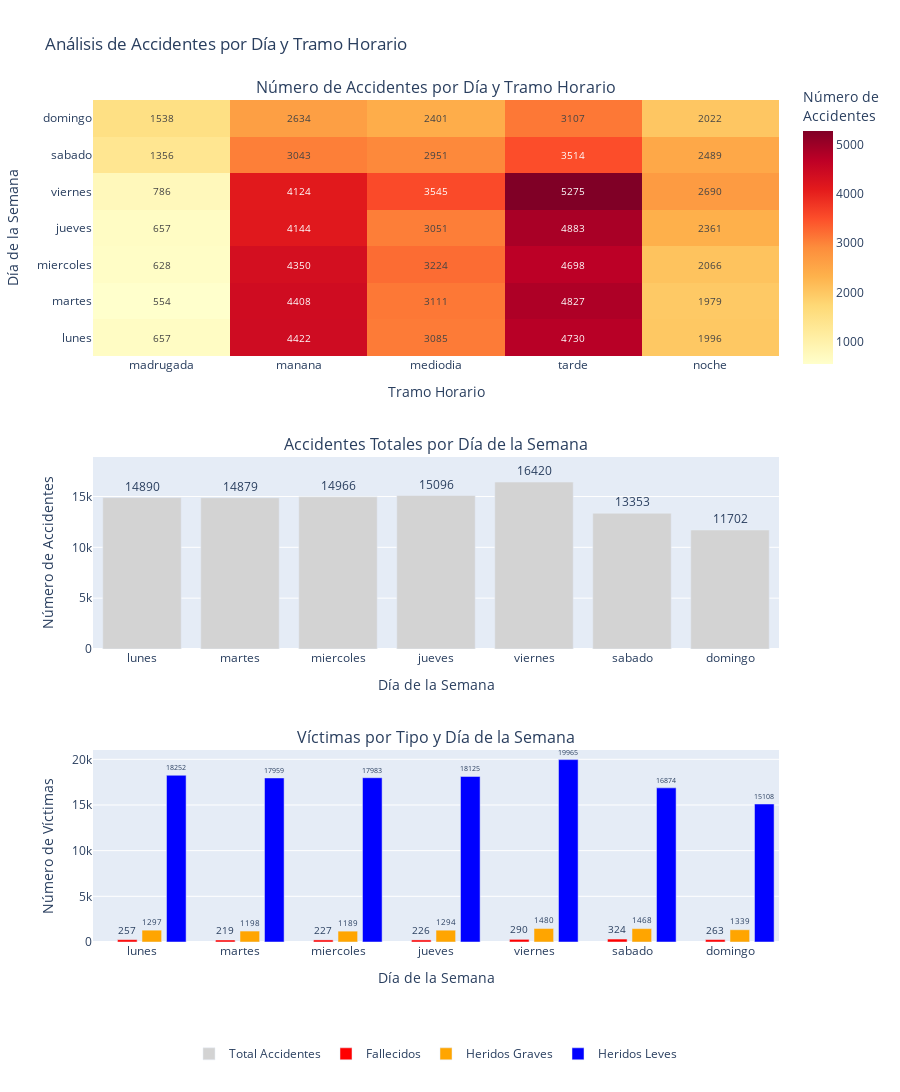

Write notebook code for a chart like this one.
### Markdown cell above
#### Análisis por Día de la Semana y Tramo Horario

Analizaremos los patrones de accidentalidad según el día de la semana y el momento del día para identificar períodos de mayor riesgo.

### Code cell
# Preparar datos
orden_dias = ['lunes', 'martes', 'miercoles', 'jueves', 'viernes', 'sabado', 'domingo']
orden_tramos = ['madrugada', 'manana', 'mediodia', 'tarde', 'noche']

# Agregación por día y tramo
temporal = df.groupby(['dia_semana_label', 'tramo_horario_label']).agg({
    'muertos_30d': 'sum',
    'heridos_graves_30d': 'sum',
    'heridos_leves_30d': 'sum',
    'victimas_30d': 'count'  
}).reset_index()

# Crear pivot tables para los heatmaps
pivot_accidentes = pd.pivot_table(
    temporal,
    values='victimas_30d',
    index='dia_semana_label',
    columns='tramo_horario_label',
    aggfunc='sum'
).reindex(orden_dias)[orden_tramos]

# Crear figura con subplots
fig = make_subplots(
    rows=3, cols=1,
    subplot_titles=('Número de Accidentes por Día y Tramo Horario',
                   'Accidentes Totales por Día de la Semana',
                   'Víctimas por Tipo y Día de la Semana'),
    vertical_spacing=0.12,
    row_heights=[0.4, 0.3, 0.3]
)

# 1. Heatmap de accidentes
fig.add_trace(
    go.Heatmap(
        z=pivot_accidentes.values,
        x=orden_tramos,
        y=orden_dias,
        colorscale='YlOrRd',
        text=pivot_accidentes.values.round(0),
        texttemplate="%{text}",
        textfont={"size": 10},
        colorbar=dict(
            title="Número de<br>Accidentes",
            y=0.85,
            len=0.35
        )
    ),
    row=1, col=1
)

# 2. Gráfico de barras para accidentes totales por día
accidentes_por_dia = temporal.groupby('dia_semana_label')['victimas_30d'].sum().reindex(orden_dias)
fig.add_trace(
    go.Bar(
        x=orden_dias,
        y=accidentes_por_dia,
        name='Total Accidentes',
        marker_color='lightgrey',
        text=accidentes_por_dia.round(0),
        textposition='outside',
        textfont=dict(size=12)
    ),
    row=2, col=1
)

# 3. Gráfico de barras para víctimas 
daily_totals = temporal.groupby('dia_semana_label').agg({
    'muertos_30d': 'sum',
    'heridos_graves_30d': 'sum',
    'heridos_leves_30d': 'sum'
}).reindex(orden_dias)

for col, nombre, color, pos in zip(
    ['muertos_30d', 'heridos_graves_30d', 'heridos_leves_30d'],
    ['Fallecidos', 'Heridos Graves', 'Heridos Leves'],
    ['red', 'orange', 'blue'],
    [-0.25, 0, 0.25]
):
    fig.add_trace(
        go.Bar(
            x=orden_dias,
            y=daily_totals[col],
            name=nombre,
            marker_color=color,
            width=0.2,
            offset=pos,
            text=daily_totals[col].round(0),
            textposition='outside',
            textfont=dict(size=10)
        ),
        row=3, col=1
    )

# Actualizar layout
fig.update_layout(
    height=1200,
    showlegend=True,
    title_text='Análisis de Accidentes por Día y Tramo Horario',
    legend=dict(
        orientation="h",
        yanchor="bottom",
        y=-0.15,
        xanchor="center",
        x=0.5
    )
)

# Actualizar títulos de ejes y rangos
fig.update_xaxes(title_text='Tramo Horario', row=1, col=1)
fig.update_yaxes(title_text='Día de la Semana', row=1, col=1)

fig.update_xaxes(title_text='Día de la Semana', row=2, col=1)
fig.update_yaxes(title_text='Número de Accidentes', 
                 row=2, col=1,
                 range=[0, accidentes_por_dia.max() * 1.15])  

fig.update_xaxes(title_text='Día de la Semana', row=3, col=1)
fig.update_yaxes(title_text='Número de Víctimas', row=3, col=1)

# Ajustar márgenes
fig.update_layout(margin=dict(t=100, b=150))

# Mostrar la figura
fig.show()

# Mostrar estadísticas por día de la semana
print("\nEstadísticas por día de la semana:")
stats_display = daily_totals.copy()
stats_display['total_accidentes'] = accidentes_por_dia
stats_display = stats_display[['total_accidentes', 'muertos_30d', 'heridos_graves_30d', 'heridos_leves_30d']]
stats_display.columns = ['Total Accidentes', 'Fallecidos', 'Heridos Graves', 'Heridos Leves']
display(stats_display)

# Identificar períodos más críticos
print("\nPeríodos más críticos (Top 10 combinaciones día-tramo):")
top_periodos = temporal.sort_values('victimas_30d', ascending=False).head(10)[
    ['dia_semana_label', 'tramo_horario_label', 'victimas_30d', 
     'muertos_30d', 'heridos_graves_30d', 'heridos_leves_30d']
]
top_periodos.columns = ['Día', 'Tramo', 'Total Accidentes', 'Fallecidos', 'Heridos Graves', 'Heridos Leves']
display(top_periodos.round(2))

### Figure 1 — Plotly figure (JSON) as saved in the notebook; plotly's stock layout.template omitted (floating-point values rounded to 4 significant figures)
{"data": [{"colorbar": {"len": 0.35, "title": {"text": "Número de<br>Accidentes"}, "y": 0.85}, "colorscale": [[0, "rgb(255,255,204)"], [0.125, "rgb(255,237,160)"], [0.25, "rgb(254,217,118)"], [0.375, "rgb(254,178,76)"], [0.5, "rgb(253,141,60)"], [0.625, "rgb(252,78,42)"], [0.75, "rgb(227,26,28)"], [0.875, "rgb(189,0,38)"], [1, "rgb(128,0,38)"]], "text": [[657, 4422, 3085, 4730, 1996], [554, 4408, 3111, 4827, 1979], [628, 4350, 3224, 4698, 2066], [657, 4144, 3051, 4883, 2361], [786, 4124, 3545, 5275, 2690], [1356, 3043, 2951, 3514, 2489], [1538, 2634, 2401, 3107, 2022]], "textfont": {"size": 10}, "texttemplate": "%{text}", "type": "heatmap", "x": ["madrugada", "manana", "mediodia", "tarde", "noche"], "xaxis": "x", "y": ["lunes", "martes", "miercoles", "jueves", "viernes", "sabado", "domingo"], "yaxis": "y", "z": [[657, 4422, 3085, 4730, 1996], [554, 4408, 3111, 4827, 1979], [628, 4350, 3224, 4698, 2066], [657, 4144, 3051, 4883, 2361], [786, 4124, 3545, 5275, 2690], [1356, 3043, 2951, 3514, 2489], [1538, 2634, 2401, 3107, 2022]]}, {"marker": {"color": "lightgrey"}, "name": "Total Accidentes", "text": [14890.0, 14880.0, 14970.0, 15100.0, 16420.0, 13350.0, 11700.0], "textfont": {"size": 12}, "textposition": "outside", "type": "bar", "x": ["lunes", "martes", "miercoles", "jueves", "viernes", "sabado", "domingo"], "xaxis": "x2", "y": [14890, 14879, 14966, 15096, 16420, 13353, 11702], "yaxis": "y2"}, {"marker": {"color": "red"}, "name": "Fallecidos", "offset": -0.25, "text": [257.0, 219.0, 227.0, 226.0, 290.0, 324.0, 263.0], "textfont": {"size": 10}, "textposition": "outside", "type": "bar", "width": 0.2, "x": ["lunes", "martes", "miercoles", "jueves", "viernes", "sabado", "domingo"], "xaxis": "x3", "y": [257, 219, 227, 226, 290, 324, 263], "yaxis": "y3"}, {"marker": {"color": "orange"}, "name": "Heridos Graves", "offset": 0, "text": [1297.0, 1198.0, 1189.0, 1294.0, 1480.0, 1468.0, 1339.0], "textfont": {"size": 10}, "textposition": "outside", "type": "bar", "width": 0.2, "x": ["lunes", "martes", "miercoles", "jueves", "viernes", "sabado", "domingo"], "xaxis": "x3", "y": [1297, 1198, 1189, 1294, 1480, 1468, 1339], "yaxis": "y3"}, {"marker": {"color": "blue"}, "name": "Heridos Leves", "offset": 0.25, "text": [18250.0, 17960.0, 17980.0, 18120.0, 19960.0, 16870.0, 15110.0], "textfont": {"size": 10}, "textposition": "outside", "type": "bar", "width": 0.2, "x": ["lunes", "martes", "miercoles", "jueves", "viernes", "sabado", "domingo"], "xaxis": "x3", "y": [18252, 17959, 17983, 18125, 19965, 16874, 15108], "yaxis": "y3"}], "layout": {"annotations": [{"font": {"size": 16}, "showarrow": false, "text": "Número de Accidentes por Día y Tramo Horario", "x": 0.5, "xanchor": "center", "xref": "paper", "y": 1, "yanchor": "bottom", "yref": "paper"}, {"font": {"size": 16}, "showarrow": false, "text": "Accidentes Totales por Día de la Semana", "x": 0.5, "xanchor": "center", "xref": "paper", "y": 0.576, "yanchor": "bottom", "yref": "paper"}, {"font": {"size": 16}, "showarrow": false, "text": "Víctimas por Tipo y Día de la Semana", "x": 0.5, "xanchor": "center", "xref": "paper", "y": 0.228, "yanchor": "bottom", "yref": "paper"}], "height": 1200, "legend": {"orientation": "h", "x": 0.5, "xanchor": "center", "y": -0.15, "yanchor": "bottom"}, "margin": {"b": 150, "t": 100}, "showlegend": true, "title": {"text": "Análisis de Accidentes por Día y Tramo Horario"}, "xaxis": {"anchor": "y", "domain": [0, 1], "title": {"text": "Tramo Horario"}}, "xaxis2": {"anchor": "y2", "domain": [0, 1], "title": {"text": "Día de la Semana"}}, "xaxis3": {"anchor": "y3", "domain": [0, 1], "title": {"text": "Día de la Semana"}}, "yaxis": {"anchor": "x", "domain": [0.696, 1], "title": {"text": "Día de la Semana"}}, "yaxis2": {"anchor": "x2", "domain": [0.348, 0.576], "range": [0, 18883], "title": {"text": "Número de Accidentes"}}, "yaxis3": {"anchor": "x3", "domain": [0, 0.228], "title": {"text": "Número de Víctimas"}}}}
